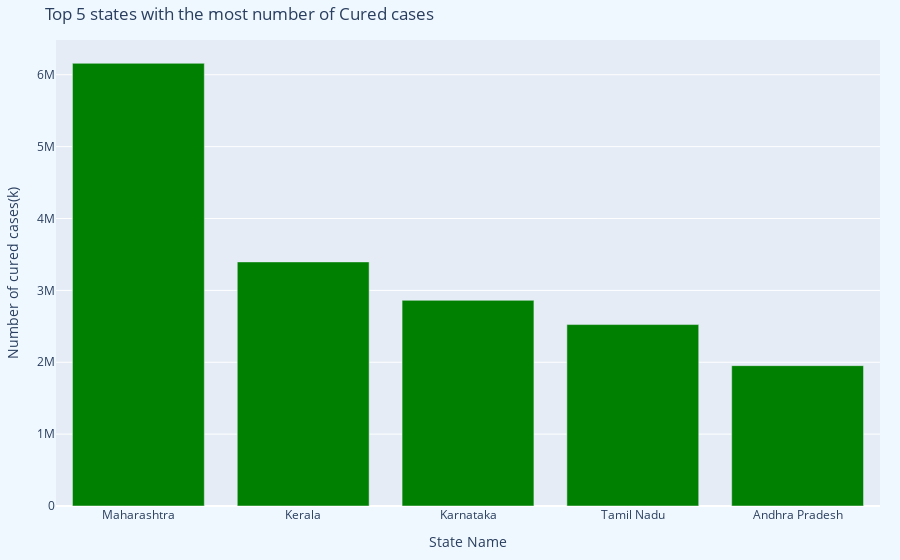

The code cell stored with this chart in its notebook:
### Code cell
# Bar plot for t5_conf
t5_cured =   covid_india_2.sort_values('Cured',ascending=False)[:5]

plot3 = px.bar(t5_cured,t5_cured.index,t5_cured.Cured,title='Top 5 states with the most number of Cured cases',
               labels={t5_cured.index.name:'State Name',t5_cured.Cured.name:'Number of cured cases(k)'}
               ,color_discrete_sequence=['green'])
plot3.update_layout(margin= dict(l=40,r=20,t=40,b=20),paper_bgcolor= 'AliceBlue')
plot3.show()

#hover over the plot line for exact number of cases

### Figure 1 — Plotly figure (JSON) as saved in the notebook; plotly's stock layout.template omitted (floating-point values rounded to 4 significant figures)
{"data": [{"alignmentgroup": "True", "hovertemplate": "State Name=%{x}<br>Number of cured cases(k)=%{y}<extra></extra>", "legendgroup": "", "marker": {"color": "green", "pattern": {"shape": ""}}, "name": "", "offsetgroup": "", "orientation": "v", "showlegend": false, "textposition": "auto", "type": "bar", "x": ["Maharashtra", "Kerala", "Karnataka", "Tamil Nadu", "Andhra Pradesh"], "xaxis": "x", "y": [6159676, 3396184, 2861499, 2524400, 1952736], "yaxis": "y"}], "layout": {"barmode": "relative", "legend": {"tracegroupgap": 0}, "margin": {"b": 20, "l": 40, "r": 20, "t": 40}, "paper_bgcolor": "AliceBlue", "title": {"text": "Top 5 states with the most number of Cured cases"}, "xaxis": {"anchor": "y", "domain": [0, 1], "title": {"text": "State Name"}}, "yaxis": {"anchor": "x", "domain": [0, 1], "title": {"text": "Number of cured cases(k)"}}}}
